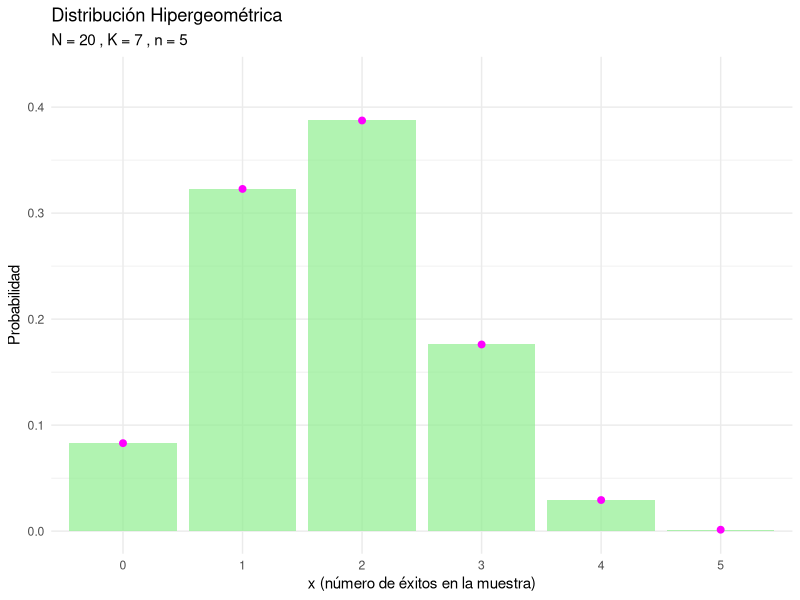
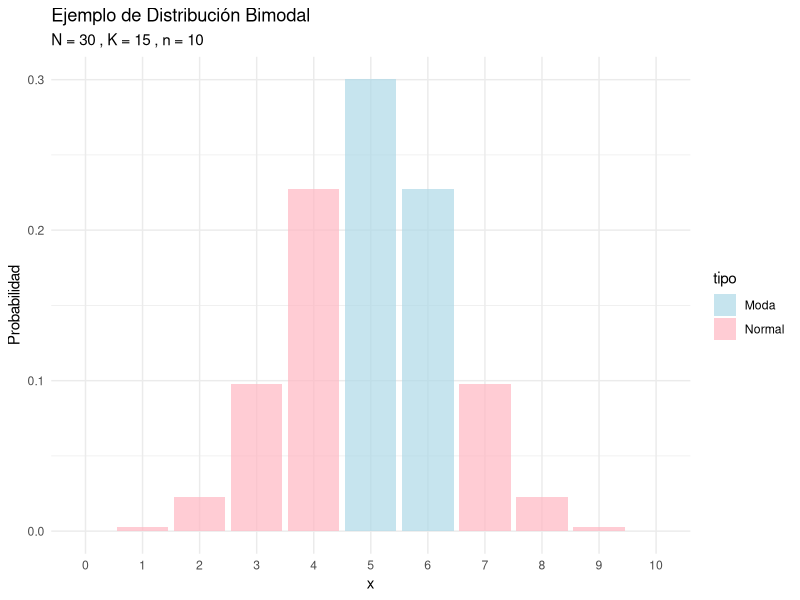
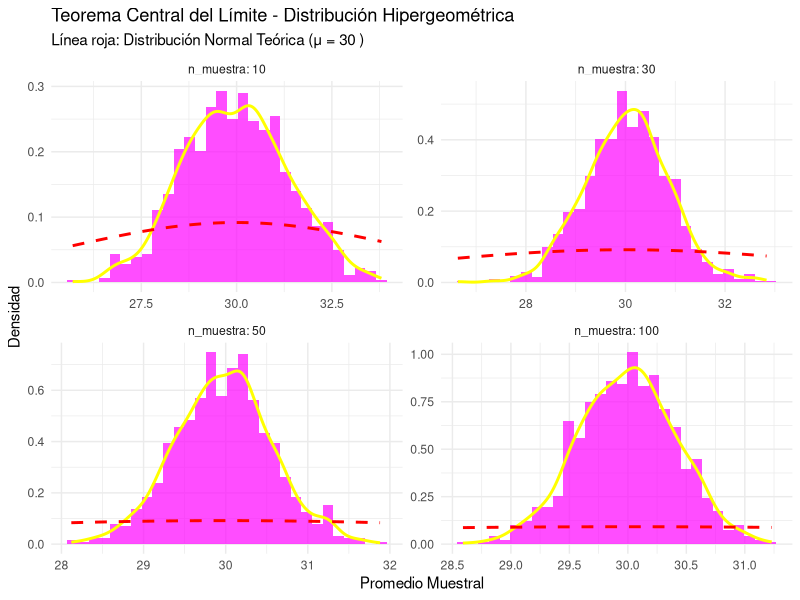
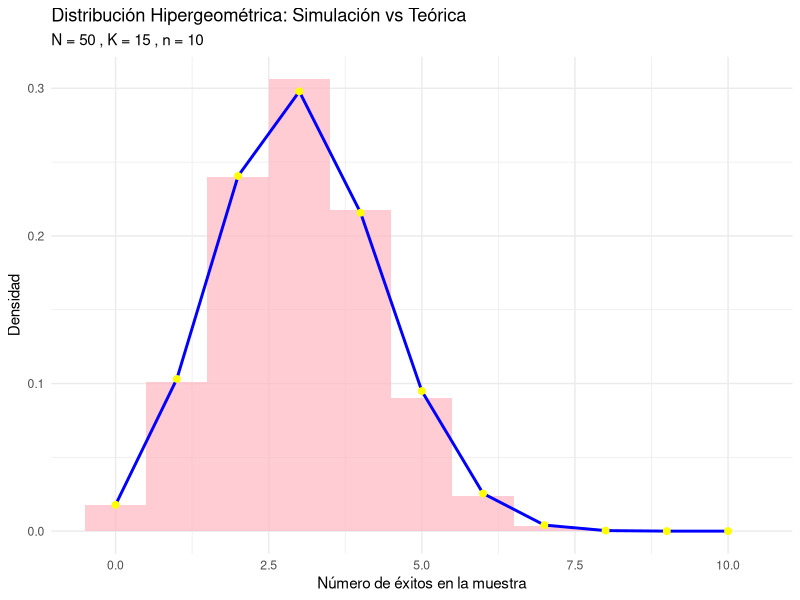

These charts were generated, in order, by the following R code:
## ---- chunk 1
library(ggplot2)
## ---- chunk 2
#| label: pdf-hipergeometrica
#| fig-cap: "Función de masa de probabilidad hipergeométrca"

# Ejemplo del libro (Rincón (2014)Introducción a la probabilidad) : 
# N=20, K=7, n=5
N <- 20
K <- 7
n <- 5

x_vals <- 0:n
probabilidades <- dhyper(x_vals, m = K, n = N - K, k = n)

df <- data.frame(
  x = x_vals,
  probabilidad = probabilidades
)

# Tabla de probabilidades
cat("Distribución Hipergeométrica: N =", N, ", K =", K, ", n =", n, "\n")
print(df)

# Visualización
ggplot(df, aes(x = factor(x), y = probabilidad)) +
  geom_col(fill = "lightgreen", alpha = 0.7) +
  geom_point(size = 2, color = "magenta") +
  labs(title = "Distribución Hipergeométrica",
       subtitle = paste("N =", N, ", K =", K, ", n =", n),
       x = "x (número de éxitos en la muestra)",
       y = "Probabilidad") +
  theme_minimal() +
  scale_y_continuous(limits = c(0, max(probabilidades) * 1.1))
## ---- chunk 3
#| label: medidas-hipergeometrica
#| fig-cap: "Medidas Descriptivas de la Distribución Hipergeométrica"

hipergeo_measures <- function(N, K, n) {
  esperanza <- n * (K / N)
  varianza <- n * (K / N) * ((N - K) / N) * ((N - n) / (N - 1))
  
  return(list(
    esperanza = esperanza,
    varianza = varianza,
    desviacion = sqrt(varianza)
  ))
}

# Calcular para diferentes parámetros
parametros <- list(
  c(N = 20, K = 5, n = 3),
  c(N = 50, K = 7, n = 8),
  c(N = 100, K = 25, n = 15)
)

resultados <- data.frame()
for(param in parametros) {
  medidas <- hipergeo_measures(param["N"], param["K"], param["n"])
  resultados <- rbind(resultados, data.frame(
    N = param["N"],
    K = param["K"],
    n = param["n"],
    Esperanza = round(medidas$esperanza, 4),
    Varianza = round(medidas$varianza, 4),
    Desviacion = round(medidas$desviacion, 4)
  ))
}

knitr::kable(resultados, caption = "Medidas Descriptivas para Diferentes Parámetros")
## ---- chunk 4
#| label: moda-hipergeometrica
#| fig-cap: "Comportamiento de la Moda en la Distribución Hipergeométrica"

# Ejemplo de distribución bimodal
N_bimodal <- 30
K_bimodal <- 15
n_bimodal <- 10

x_bimodal <- 0:n_bimodal
prob_bimodal <- dhyper(x_bimodal, m = K_bimodal, n = N_bimodal - K_bimodal, k = n_bimodal)

# Calcular moda teórica
moda_teorica <- floor((n_bimodal + 1) * (K_bimodal + 1) / (N_bimodal + 2))

df_bimodal <- data.frame(
  x = x_bimodal,
  probabilidad = prob_bimodal,
  tipo = ifelse(x_bimodal == moda_teorica | x_bimodal == moda_teorica + 1, "Moda", "Normal")
)

ggplot(df_bimodal, aes(x = factor(x), y = probabilidad, fill = tipo)) +
  geom_col(alpha = 0.7) +
  labs(title = "Ejemplo de Distribución Bimodal",
       subtitle = paste("N =", N_bimodal, ", K =", K_bimodal, ", n =", n_bimodal),
       x = "x",
       y = "Probabilidad") +
  theme_minimal() +
  scale_fill_manual(values = c("Moda" = "lightblue", "Normal" = "lightpink"))
## ---- chunk 5
#| label: tcl-hipergeometrica
#| fig-cap: "Teorema Central del Límite para la Distribución Hipergeométrica"

set.seed(456)

# Parámetros para demostrar TCL
N_tcl <- 1000
K_tcl <- 300
n_tcl <- 100
num_simulaciones <- 1000

# Simular promedios de muestras hipergeométricas
resultados_tcl <- data.frame()

for(n_muestra in c(10, 30, 50, 100)) {
  promedios <- replicate(num_simulaciones, {
    mean(rhyper(n_muestra, m = K_tcl, n = N_tcl - K_tcl, k = n_tcl))
  })
  
  resultados_tcl <- rbind(resultados_tcl, 
                         data.frame(
                           n_muestra = n_muestra,
                           promedio = promedios
                         ))
}

# Calcular parámetros teóricos
mu_teorico <- n_tcl * (K_tcl / N_tcl)
sigma2_teorico <- n_tcl * (K_tcl / N_tcl) * ((N_tcl - K_tcl) / N_tcl) * ((N_tcl - n_tcl) / (N_tcl - 1))

# Graficar distribuciones de promedios
ggplot(resultados_tcl, aes(x = promedio)) +
  geom_histogram(aes(y = ..density..), bins = 30, fill = "magenta", alpha = 0.7) +
  geom_density(color = "yellow", linewidth = 1) +
  stat_function(fun = dnorm, 
                args = list(mean = mu_teorico, sd = sqrt(sigma2_teorico)), 
                color = "red", linewidth = 1, linetype = "dashed") +
  facet_wrap(~n_muestra, scales = "free", labeller = label_both) +
  labs(title = "Teorema Central del Límite - Distribución Hipergeométrica",
       subtitle = paste("Línea roja: Distribución Normal Teórica (μ =", round(mu_teorico, 2), ")"),
       x = "Promedio Muestral", 
       y = "Densidad") +
  theme_minimal()

# Prueba de normalidad para n grande
cat("Prueba de Normalidad para n = 100:\n")
cat("==================================\n")
shapiro_test <- shapiro.test(resultados_tcl$promedio[resultados_tcl$n_muestra == 100])
cat("Estadístico W:", round(shapiro_test$statistic, 4), "\n")
cat("Valor p:", round(shapiro_test$p.value, 4), "\n")
## ---- chunk 6
#| label: simulacion-hipergeometrica
#| fig-cap: "Simulación y Validación de la Distribución Hipergeométrica"

set.seed(123)
N_sim <- 50
K_sim <- 15
n_sim <- 10
num_sim <- 10000

# Simular datos hipergeométricos
datos_simulados <- rhyper(num_sim, m = K_sim, n = N_sim - K_sim, k = n_sim)

# Calcular medidas empíricas
media_empirica <- mean(datos_simulados)
varianza_empirica <- var(datos_simulados)

# Calcular medidas teóricas
teorico <- hipergeo_measures(N_sim, K_sim, n_sim)

# Comparación
comparacion <- data.frame(
  Medida = c("Media", "Varianza"),
  Teórico = c(teorico$esperanza, teorico$varianza),
  Empírico = c(media_empirica, varianza_empirica),
  Diferencia = c(
    abs(teorico$esperanza - media_empirica),
    abs(teorico$varianza - varianza_empirica)
  )
)

knitr::kable(comparacion, digits = 4, 
             caption = "Comparación entre Valores Teóricos y Empíricos")

# Graficar histograma vs distribución teórica
x_teorico <- 0:n_sim
y_teorico <- dhyper(x_teorico, m = K_sim, n = N_sim - K_sim, k = n_sim)

ggplot() +
  geom_histogram(
    data = data.frame(x = datos_simulados),
    aes(x = x, y = ..density..),
    bins = n_sim + 1,
    fill = "lightpink",
    alpha = 0.7
  ) +
  geom_line(
    data = data.frame(x = x_teorico, y = y_teorico),
    aes(x = x, y = y),
    color = "blue",
    linewidth = 1
  ) +
  geom_point(
    data = data.frame(x = x_teorico, y = y_teorico),
    aes(x = x, y = y),
    color = "yellow",
    size = 2
  ) +
  labs(title = "Distribución Hipergeométrica: Simulación vs Teórica",
       subtitle = paste("N =", N_sim, ", K =", K_sim, ", n =", n_sim),
       x = "Número de éxitos en la muestra",
       y = "Densidad") +
  theme_minimal()
## ---- chunk 7
#| label: ejemplo-calidad
#| echo: true

N_ej1 <- 100
K_ej1 <- 10
n_ej1 <- 5
x_ej1 <- 2

prob_exacta <- dhyper(x_ej1, m = K_ej1, n = N_ej1 - K_ej1, k = n_ej1)
cat("Probabilidad de encontrar exactamente", x_ej1, "defectuosos en muestra de", n_ej1, ":\n")
cat("P(X =", x_ej1, ") =", round(prob_exacta, 4), "\n")
## ---- chunk 8
#| label: ejemplo-biologia
#| echo: true

N_ej2 <- 50
K_ej2 <- 15
n_ej2 <- 8

# P(X >= 3) = 1 - P(X <= 2)
prob_al_menos_3 <- 1 - phyper(2, m = K_ej2, n = N_ej2 - K_ej2, k = n_ej2)
cat("Probabilidad de capturar al menos 3 peces marcados:\n")
cat("P(X ≥ 3) =", round(prob_al_menos_3, 4), "\n")
## ---- chunk 9
#| label: solucion-ejercicio1
#| echo: false

N_ej <- 100
K_ej <- 10
n_ej <- 5

# La compra se efectúa si encuentra 0 o 1 defectuoso
prob_compra <- phyper(1, m = K_ej, n = N_ej - K_ej, k = n_ej)

cat("Solución Ejercicio 1:\n")
cat("====================\n")
cat("Parámetros: N =", N_ej, ", K =", K_ej, ", n =", n_ej, "\n")
cat("La compra se efectúa si X ≤ 1 (0 o 1 defectuosos)\n")
cat("P(compra) = P(X ≤ 1) =", round(prob_compra, 4), "\n")
cat("Por lo tanto, la probabilidad de que la compra se efectúe es:", round(prob_compra, 4), "\n")
## ---- chunk 10
#| label: solucion-ejercicio3
#| echo: false

cat("Solución Ejercicio 3:\n")
cat("====================\n")
cat("Cuando n = 1:\n")
cat("f(0) = P(X = 0) = (N-K)/N = 1 - p\n")
cat("f(1) = P(X = 1) = K/N = p\n")
cat("Esto coincide exactamente con la distribución Bernoulli(p)\n")
cat("donde p = K/N\n")
## ---- chunk 11
#| label: funciones-r
#| echo: true

# Ejemplo de uso de las funciones
N <- 20
K <- 7
n <- 5

cat("Ejemplo de uso de funciones en R:\n")
cat("dhyper(2, 7, 13, 5) =", dhyper(2, 7, 13, 5), "\n")
cat("phyper(2, 7, 13, 5) =", phyper(2, 7, 13, 5), "\n")
cat("qhyper(0.5, 7, 13, 5) =", qhyper(0.5, 7, 13, 5), "\n")
